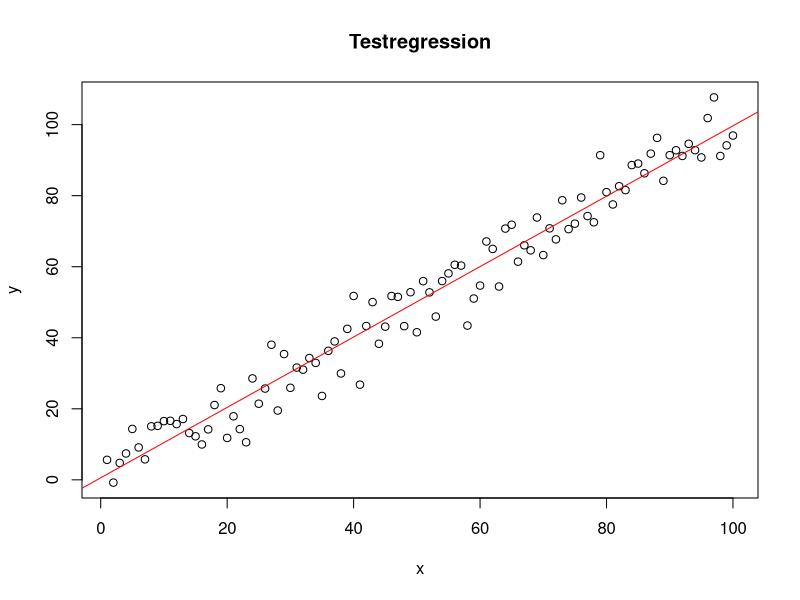

Recreate this plot in R.
#####################
#### Test-Script ####
#####################

x <- seq(1,100, 1)
y <- x +  rnorm(100, mean = 0 , sd = 5) 

model1 <- lm(y ~ x)

summary(model1)

plot(x,y)
abline(model1, col="red", xlab = "X", ylab = "Y")
title("Testregression")

### Second Commit.

# adding new variables 

bar <- diag(3)

foo <- seq(100,1, -5)
